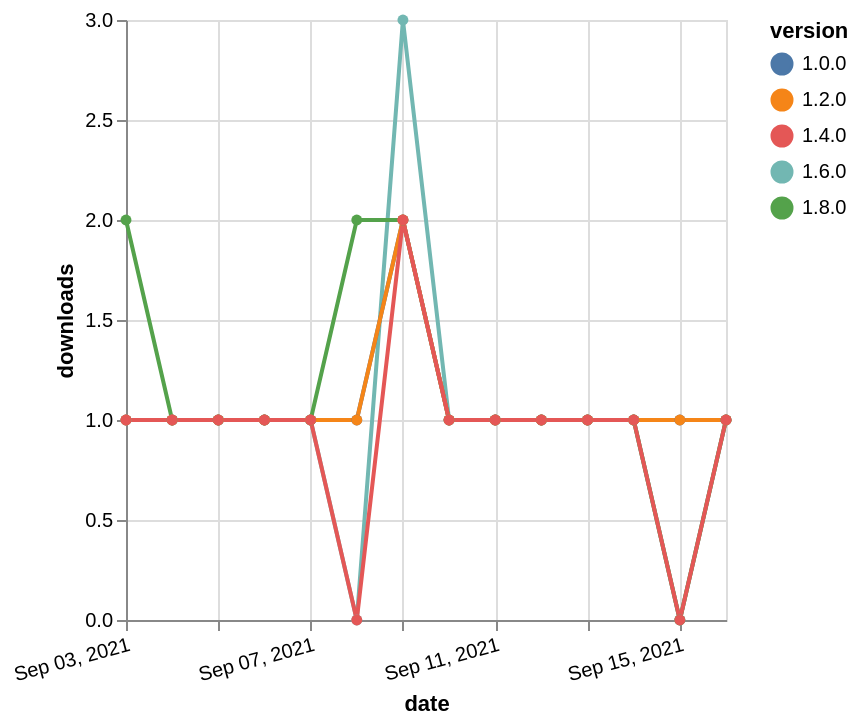

Vega-Lite specification stored for this chart:
### Vega-Lite specification from a JSON file in a GitHub repository (floating-point values rounded to 4 significant figures)
{"$schema": "https://vega.github.io/schema/vega-lite/v5.json", "description": "A simple bar chart with embedded data.", "data": {"values": [{"date": "2021-09-03", "total": 201, "delta": 1, "version": "1.6.0"}, {"date": "2021-09-04", "total": 202, "delta": 1, "version": "1.6.0"}, {"date": "2021-09-05", "total": 203, "delta": 1, "version": "1.6.0"}, {"date": "2021-09-06", "total": 204, "delta": 1, "version": "1.6.0"}, {"date": "2021-09-07", "total": 205, "delta": 1, "version": "1.6.0"}, {"date": "2021-09-08", "total": 205, "delta": 0, "version": "1.6.0"}, {"date": "2021-09-09", "total": 208, "delta": 3, "version": "1.6.0"}, {"date": "2021-09-10", "total": 209, "delta": 1, "version": "1.6.0"}, {"date": "2021-09-11", "total": 210, "delta": 1, "version": "1.6.0"}, {"date": "2021-09-12", "total": 211, "delta": 1, "version": "1.6.0"}, {"date": "2021-09-13", "total": 212, "delta": 1, "version": "1.6.0"}, {"date": "2021-09-14", "total": 213, "delta": 1, "version": "1.6.0"}, {"date": "2021-09-15", "total": 213, "delta": 0, "version": "1.6.0"}, {"date": "2021-09-16", "total": 214, "delta": 1, "version": "1.6.0"}, {"date": "2021-09-03", "total": 131, "delta": 2, "version": "1.8.0"}, {"date": "2021-09-04", "total": 132, "delta": 1, "version": "1.8.0"}, {"date": "2021-09-05", "total": 133, "delta": 1, "version": "1.8.0"}, {"date": "2021-09-06", "total": 134, "delta": 1, "version": "1.8.0"}, {"date": "2021-09-07", "total": 135, "delta": 1, "version": "1.8.0"}, {"date": "2021-09-08", "total": 137, "delta": 2, "version": "1.8.0"}, {"date": "2021-09-09", "total": 139, "delta": 2, "version": "1.8.0"}, {"date": "2021-09-10", "total": 140, "delta": 1, "version": "1.8.0"}, {"date": "2021-09-11", "total": 141, "delta": 1, "version": "1.8.0"}, {"date": "2021-09-12", "total": 142, "delta": 1, "version": "1.8.0"}, {"date": "2021-09-13", "total": 143, "delta": 1, "version": "1.8.0"}, {"date": "2021-09-14", "total": 144, "delta": 1, "version": "1.8.0"}, {"date": "2021-09-15", "total": 144, "delta": 0, "version": "1.8.0"}, {"date": "2021-09-16", "total": 145, "delta": 1, "version": "1.8.0"}, {"date": "2021-09-03", "total": 203, "delta": 1, "version": "1.0.0"}, {"date": "2021-09-04", "total": 204, "delta": 1, "version": "1.0.0"}, {"date": "2021-09-05", "total": 205, "delta": 1, "version": "1.0.0"}, {"date": "2021-09-06", "total": 206, "delta": 1, "version": "1.0.0"}, {"date": "2021-09-07", "total": 207, "delta": 1, "version": "1.0.0"}, {"date": "2021-09-08", "total": 208, "delta": 1, "version": "1.0.0"}, {"date": "2021-09-09", "total": 210, "delta": 2, "version": "1.0.0"}, {"date": "2021-09-10", "total": 211, "delta": 1, "version": "1.0.0"}, {"date": "2021-09-11", "total": 212, "delta": 1, "version": "1.0.0"}, {"date": "2021-09-12", "total": 213, "delta": 1, "version": "1.0.0"}, {"date": "2021-09-13", "total": 214, "delta": 1, "version": "1.0.0"}, {"date": "2021-09-14", "total": 215, "delta": 1, "version": "1.0.0"}, {"date": "2021-09-15", "total": 216, "delta": 1, "version": "1.0.0"}, {"date": "2021-09-16", "total": 217, "delta": 1, "version": "1.0.0"}, {"date": "2021-09-03", "total": 191, "delta": 1, "version": "1.2.0"}, {"date": "2021-09-04", "total": 192, "delta": 1, "version": "1.2.0"}, {"date": "2021-09-05", "total": 193, "delta": 1, "version": "1.2.0"}, {"date": "2021-09-06", "total": 194, "delta": 1, "version": "1.2.0"}, {"date": "2021-09-07", "total": 195, "delta": 1, "version": "1.2.0"}, {"date": "2021-09-08", "total": 196, "delta": 1, "version": "1.2.0"}, {"date": "2021-09-09", "total": 198, "delta": 2, "version": "1.2.0"}, {"date": "2021-09-10", "total": 199, "delta": 1, "version": "1.2.0"}, {"date": "2021-09-11", "total": 200, "delta": 1, "version": "1.2.0"}, {"date": "2021-09-12", "total": 201, "delta": 1, "version": "1.2.0"}, {"date": "2021-09-13", "total": 202, "delta": 1, "version": "1.2.0"}, {"date": "2021-09-14", "total": 203, "delta": 1, "version": "1.2.0"}, {"date": "2021-09-15", "total": 204, "delta": 1, "version": "1.2.0"}, {"date": "2021-09-16", "total": 205, "delta": 1, "version": "1.2.0"}, {"date": "2021-09-03", "total": 172, "delta": 1, "version": "1.4.0"}, {"date": "2021-09-04", "total": 173, "delta": 1, "version": "1.4.0"}, {"date": "2021-09-05", "total": 174, "delta": 1, "version": "1.4.0"}, {"date": "2021-09-06", "total": 175, "delta": 1, "version": "1.4.0"}, {"date": "2021-09-07", "total": 176, "delta": 1, "version": "1.4.0"}, {"date": "2021-09-08", "total": 176, "delta": 0, "version": "1.4.0"}, {"date": "2021-09-09", "total": 178, "delta": 2, "version": "1.4.0"}, {"date": "2021-09-10", "total": 179, "delta": 1, "version": "1.4.0"}, {"date": "2021-09-11", "total": 180, "delta": 1, "version": "1.4.0"}, {"date": "2021-09-12", "total": 181, "delta": 1, "version": "1.4.0"}, {"date": "2021-09-13", "total": 182, "delta": 1, "version": "1.4.0"}, {"date": "2021-09-14", "total": 183, "delta": 1, "version": "1.4.0"}, {"date": "2021-09-15", "total": 183, "delta": 0, "version": "1.4.0"}, {"date": "2021-09-16", "total": 184, "delta": 1, "version": "1.4.0"}]}, "width": "container", "mark": {"type": "line", "point": {"filled": true}}, "encoding": {"x": {"field": "date", "type": "temporal", "timeUnit": "yearmonthdate", "title": "date", "axis": {"labelAngle": -15}}, "y": {"field": "delta", "type": "quantitative", "title": "downloads"}, "color": {"field": "version", "type": "nominal"}, "tooltip": {"field": "delta"}}}
